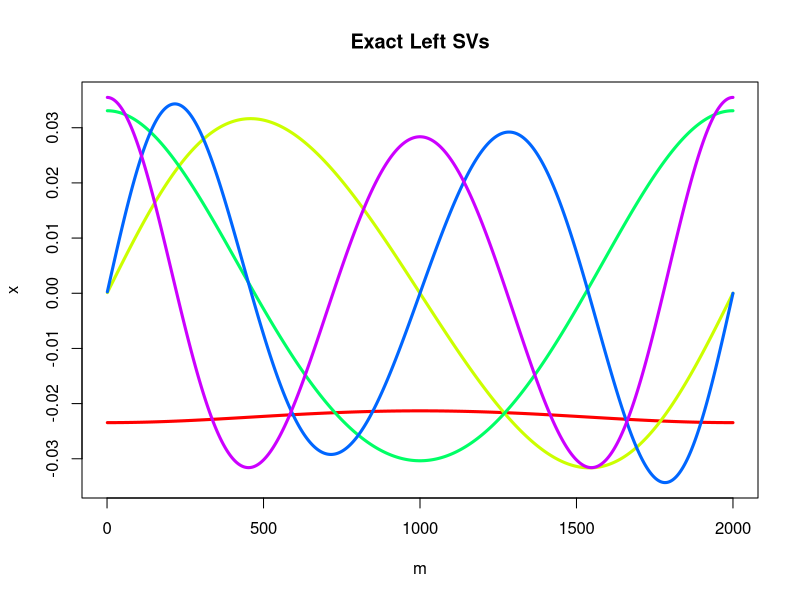
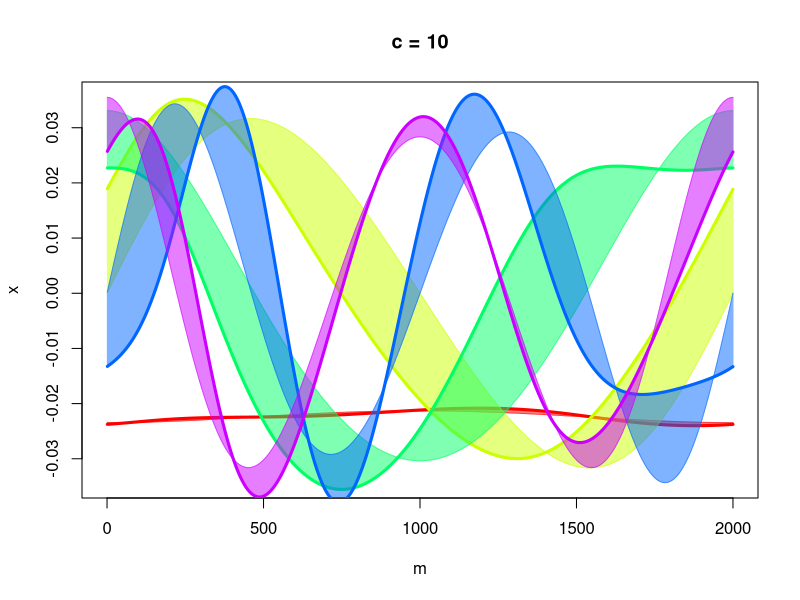
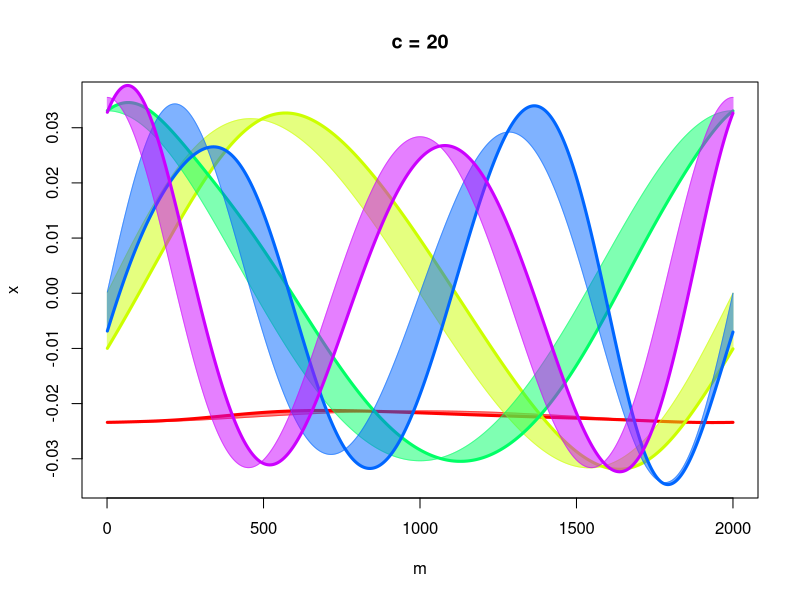
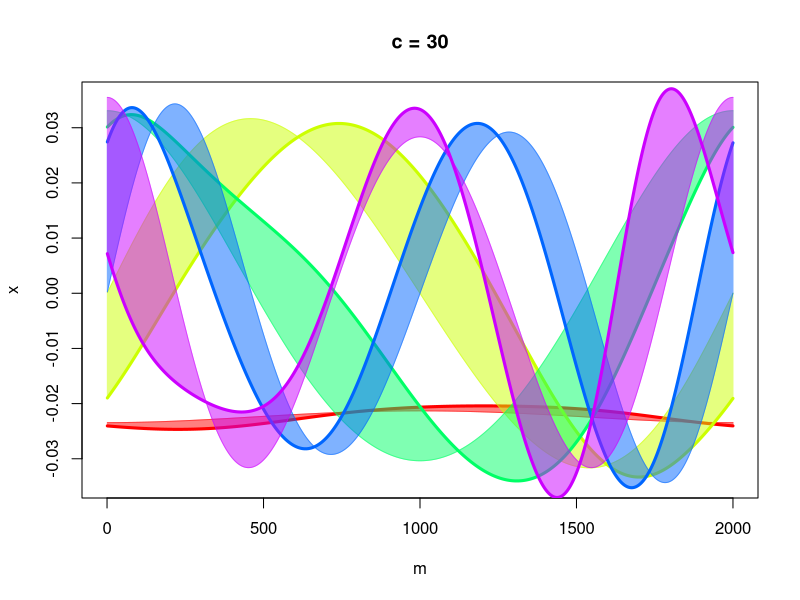
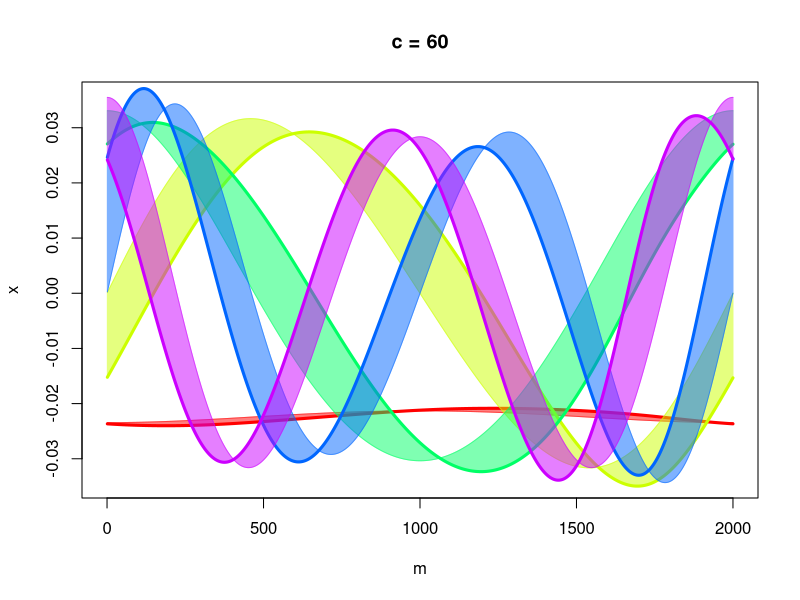
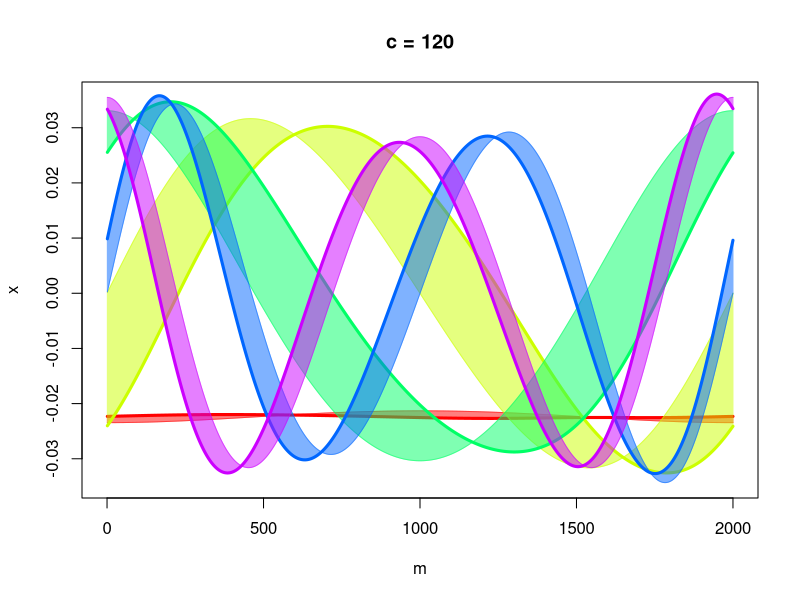
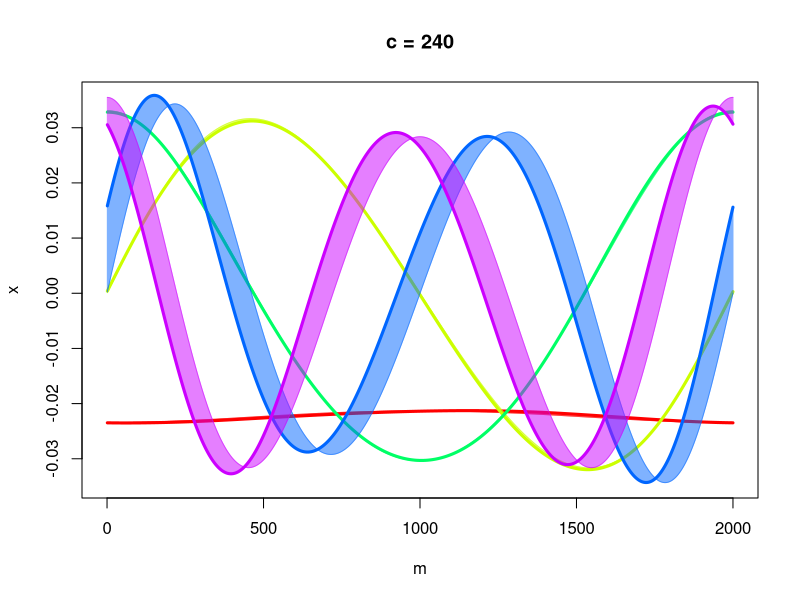
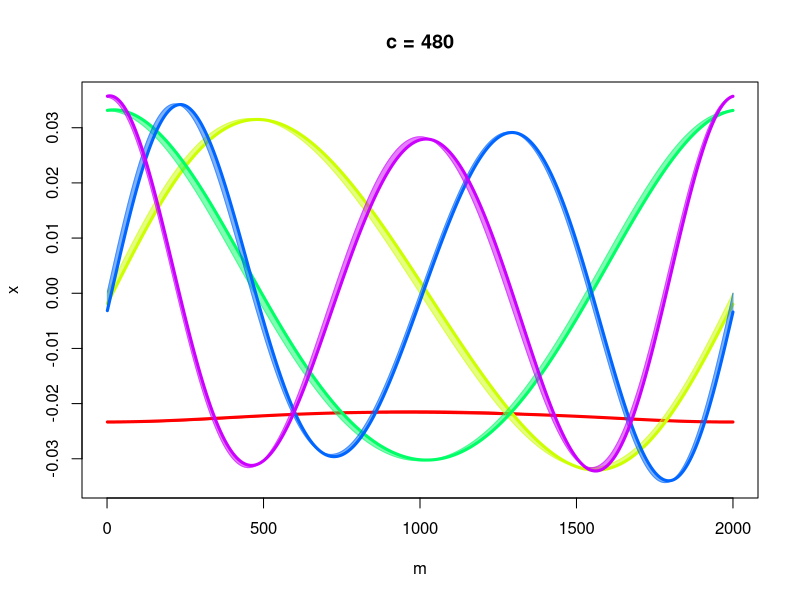

Source code (R) for these figures, in order:
## ---- chunk 1
library(pracma)
amat <- function(m, n) {
  am <- cbind(1 + cos( 2 * pi * (1:m) / m), sin( 2 * pi * (1:m) / m))
  bn <- cbind(3 * cos( 2 * pi * (1:n) / n), 3 * sin( 2 * pi * (1:n)/n))
  dm <- pdist2(am, bn)
  log(dm)
}

drineas <- function(a, c) {
  norms <- colSums(a ^ 2)
  ps <- norms/sum(norms)
  draws <- sample(dim(a)[2], c, replace= TRUE, prob=ps)
  t(t(a[, draws]) * (1/sqrt(c * ps[draws])))
}

plotter <- function(res, res_c, main) {
  ## match up SVecs with closest match
  mat <- t(res$u[, 1:5]) %*% res_c$u[, 1:5]
  z <- numeric(5)
  s <- numeric(5)
  for (i in 1:5) {
    z[i] <- order(-abs(mat[i, ]))[1]
    s[i] <- sign(mat[i, z[i]])
    mat[, z[i]] <- 0
  }
  plot(NA, NA, xlim = c(0, m),
       ylim = c(min(res$u[, 1:5]), max(res$u[, 1:5])),
       xlab = "m", ylab = "x")
  for (i in 1:5) {
    v0 <- res$u[, i]
    v <- s[i] * res_c$u[, z[i]]
    lines(v0, col = ccb[i], lwd = 1)    
    lines(v, col = cc[i], lwd = 3)  
    lines(rep(1:m, each = 2), rbind(pmin(v0, v), pmax(v0, v)), col = ccb[i], lwd = 1)
  }
  title(main)
}
cc <- rainbow(5, alpha = 1)
ccb <- rainbow(5, alpha = .5)
## ---- chunk 2
n <- 2000; m <- 2000
a <- amat(m, n)
res <- svd(a)
plotter(res, res, "Exact Left SVs")
## ---- chunk 3
set.seed(0)
plotter(res, svd(drineas(a, 10)), "c = 10")
plotter(res, svd(drineas(a, 20)), "c = 20")
plotter(res, svd(drineas(a, 30)), "c = 30")
plotter(res, svd(drineas(a, 60)), "c = 60")
plotter(res, svd(drineas(a, 120)), "c = 120")
plotter(res, svd(drineas(a, 240)), "c = 240")
plotter(res, svd(drineas(a, 480)), "c = 480")
## ---- chunk 4
plot(res$d[1:5], ylim = c(0, max(res$d)))
res$d[1:5]
